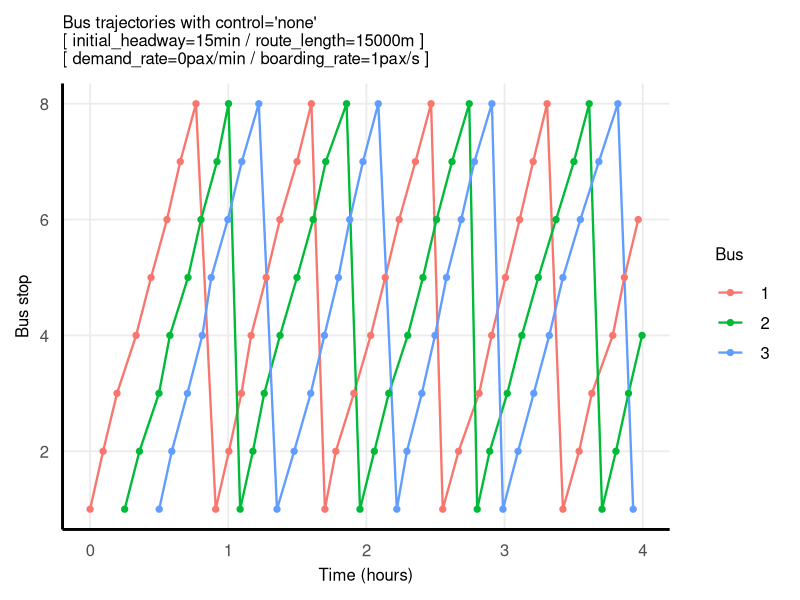
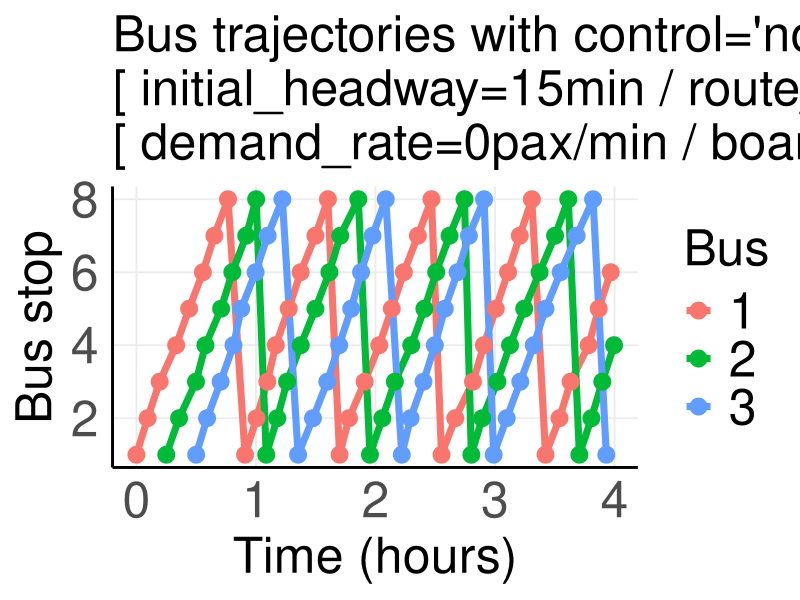
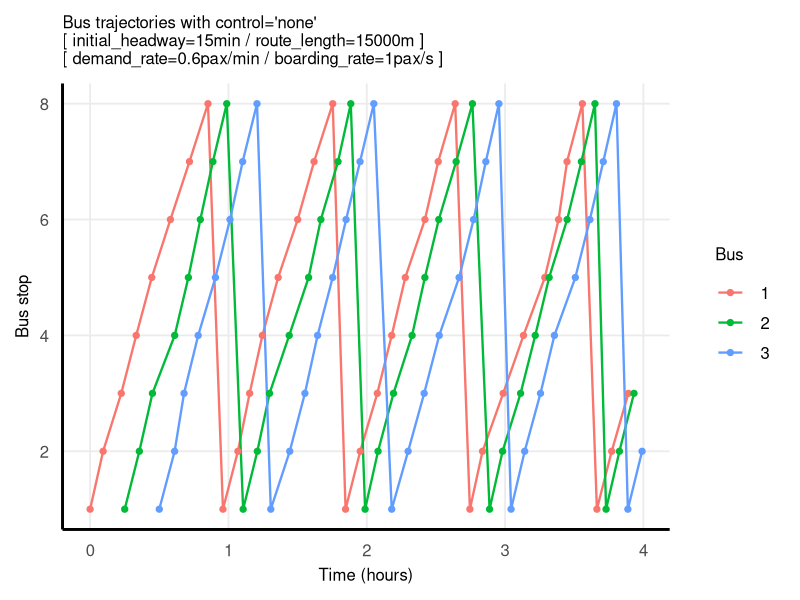
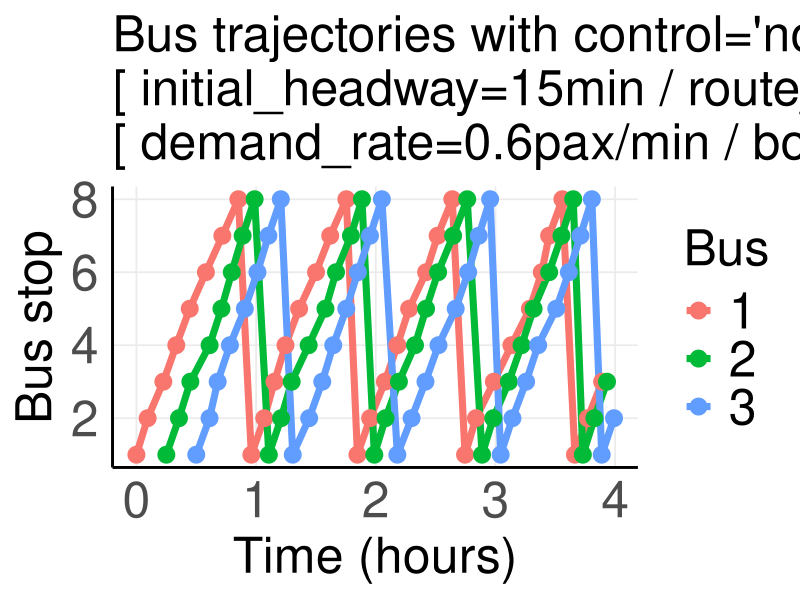
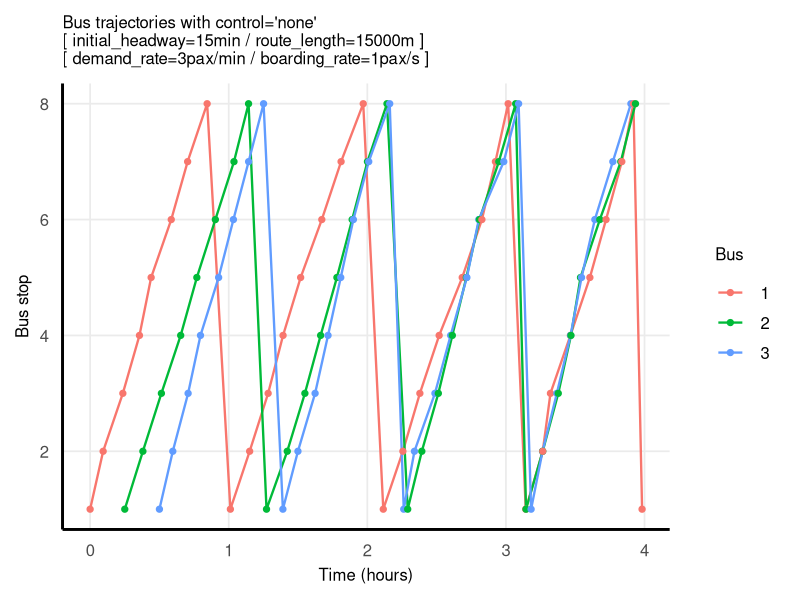
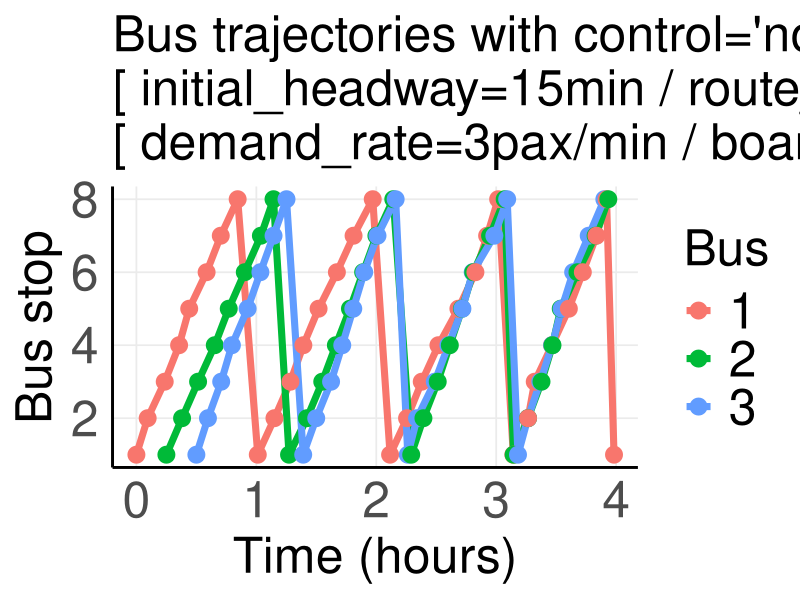
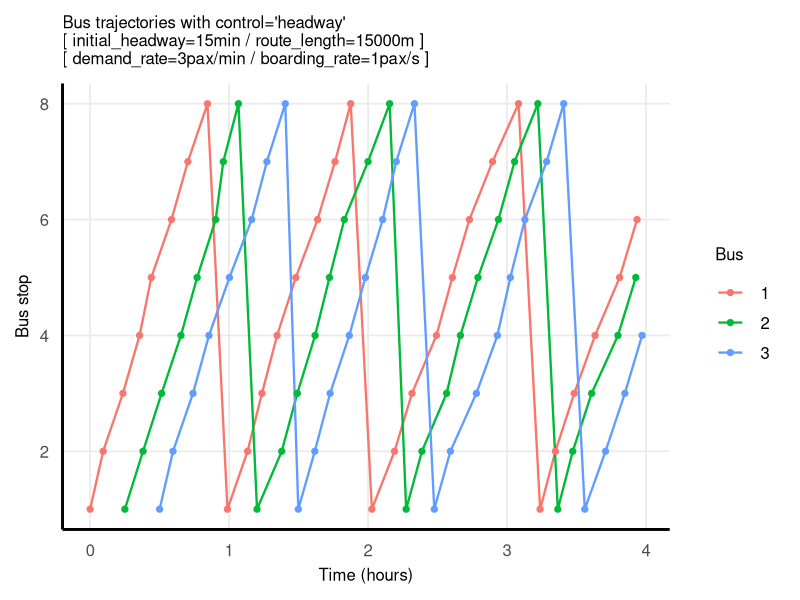
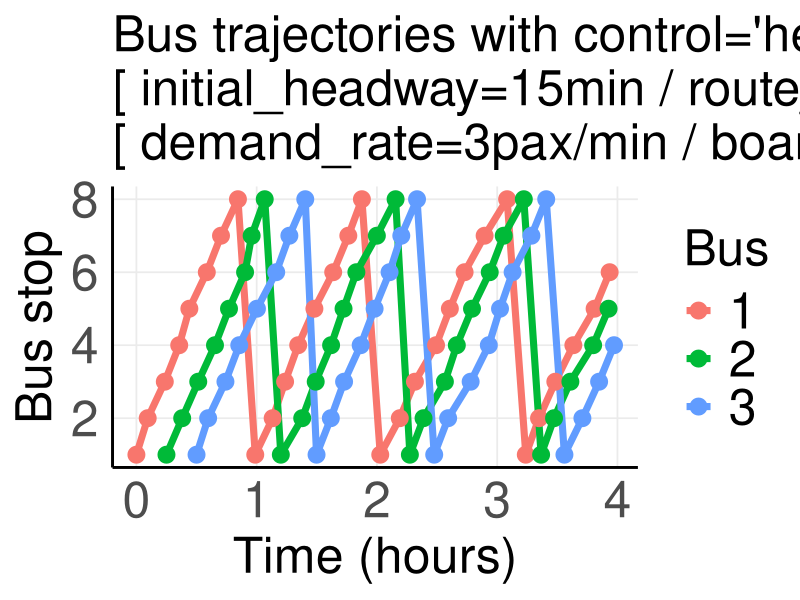

These charts were generated, in order, by the following R code:
# Basic bus bunching discrete event simulation
# www.overfitting.net
# https://www.overfitting.net/2025/12/simulador-de-bus-bunching-con-r.html

library(ggplot2)
library(Cairo)


# Discrete Event Simulation (DES) for Bus bunching
# Modeling approach in which the system state changes only at a discrete set of time points called events
# DES models are: order sensitive, causality driven, state based
bus_bunching <- function(

    # Route definition:
    route_type = c("circular", "linear"),  # type of route
    route_length = 10000,     # total route length in m
    n_stops = 20,             # number of stops on the route
    n_buses = 6,              # number of buses in the simulation
    fixed_dwell = 5,          # fixed dwell time at each stop in s
    initial_headway = NULL,   # initial time delay between bus departures in s
    # headway: elapsed time between two consecutive bus arrivals at the same stop,
    # regardless of which bus arrives
    base_speed = 12,          # mean speed between stops in m/s
    travel_sd_fraction = 0.2, # sd of travel time between stops as a fraction of baseline_travel_time
    
    # Demand definition:
    # NOTE: at first passenger queues at stops are small or empty -> first bus rides fast
    demand_rate = 0.05,       # passenger arrival rate per stop in passengers/second
    boarding_rate = 1.0,      # boarding rate in passengers/second
    
    # Holding control:
    control = c("none", "schedule", "headway"),
    # Policies applied at stops to mitigate bus bunching. Both "headway" and "schedule"
    # operate by adding extra dwell time when a bus arrives "too early"
    # but differ in what timing reference they try to regulate
    # "none": fully unstable system, bunching emerges naturally
    # "headway": stabilizes service spacing locally, minimizes bunching but can cause drifting
    # "schedule": enforces nominal spacing, but because it still references observed headways it
    #             behaves like headway control with fixed target rather than true timetable adherence
    schedule_headway = NULL,  # target headway for schedule holding in s
    hold_limit = 60,          # maximum holding time when control is applied in s
    
    # Simulation parameters:
    warmup = 0,               # warmup time to discard initial transient (0=none) in s
    sim_time = 3*3600,        # total simulation time in s
    seed = 123                # random seed for reproducibility
    
) {
    # Optional parameters: match.arg() automatically picks the first element of the vector as default
    route_type <- match.arg(route_type)  # 'circular' by default
    control <- match.arg(control)  # 'none' by default
    if (control == "schedule" && is.null(schedule_headway)) {
        message("ERROR: schedule_headway must be provided when control = 'schedule'")
        return(NULL)
    }
    if (!is.null(seed)) set.seed(seed)
    
    # Uniform spacing assumption: only place where spatial structure enters the simulation
    seg_count <- n_stops  # number of travel segments
    seg_length <- route_length / seg_count  # distance between consecutive stops
    baseline_travel_time <- seg_length / base_speed  # mean travel time between stops
    min_travel_time <- 0.01 * baseline_travel_time  # min travel_time to preserve event ordering (1% of baseline)
    travel_time_sd <- travel_sd_fraction * baseline_travel_time  # convert fractional SD to s
    
    # Set default initial headway if not provided
    if (is.null(initial_headway)) {
        loop_time_mean <- (baseline_travel_time + fixed_dwell) * seg_count
        initial_headway <- loop_time_mean / n_buses
        # This would be the exact initial_headway with no passengers (demand_rate=0) to
        # make the last bus depart when the first bus is about to finish the route
        # In a real application with passengers the ideal initial_headway should be set higher
    }
    
    # Initialize buses
    buses <- data.frame(
        bus = seq_len(n_buses),
        next_stop = rep(1, n_buses),
        next_arrival = seq(0, by = initial_headway, length.out = n_buses),
        stringsAsFactors = FALSE
    )
    
    last_visit_time <- rep(0, seg_count)
    waiting_passengers <- rep(0L, seg_count)
    events <- vector("list", 0)
    
    record_event <- function(bus_id, stop_id, t_arrival, waiting, boarded, dwell, travel_time) {
        events[[length(events) + 1L]] <<- list(
            # Unlike <- (regular assignment, which assigns in the current environment)
            # <<- assigns to a variable in the parent environment or higher
            bus = bus_id,
            stop = stop_id,
            arrival = t_arrival,
            waiting = waiting,
            boarded = boarded,
            dwell = dwell,
            travel_time = travel_time
        )
    }
    
    while (TRUE) {
        next_idx <- which.min(buses$next_arrival)
        t_now <- buses$next_arrival[next_idx]
        if (t_now > sim_time) break
        
        bus_id <- buses$bus[next_idx]
        stop_id <- buses$next_stop[next_idx]
        
        delta_t <- t_now - last_visit_time[stop_id]
        if (delta_t < 0) delta_t <- 0
        new_arrivals <- rpois(1, demand_rate * delta_t)  # Poisson arrivals
        waiting_passengers[stop_id] <- waiting_passengers[stop_id] + new_arrivals
        last_visit_time[stop_id] <- t_now
        
        boarded <- waiting_passengers[stop_id]
        waiting_passengers[stop_id] <- 0L
        dwell_time <- fixed_dwell + boarded / boarding_rate
        
        # Holding control
        if (control %in% c("schedule", "headway")) {
            prev_idx <- which(sapply(events, function(x) x$stop) == stop_id)
            if (length(prev_idx) > 0) {
                last_arrival_time <- events[[tail(prev_idx, 1)]]$arrival
                headway_obs <- t_now - last_arrival_time  # headway observed from last departed bus
                
                desired_headway = if (control == "schedule") schedule_headway else initial_headway
                hold_needed <- desired_headway - headway_obs
                if (hold_needed > 0) dwell_time <- dwell_time + min(hold_needed, hold_limit)
            }
        }
        
        # Travel implementation
        travel_time <- max(min_travel_time, rnorm(1, baseline_travel_time, travel_time_sd))
        record_event(bus_id, stop_id, t_now, new_arrivals, boarded, dwell_time, travel_time)
        next_stop <- stop_id + 1
        
        if (route_type == "circular") {
            if (next_stop > seg_count) next_stop <- 1
            buses$next_stop[next_idx] <- next_stop
            buses$next_arrival[next_idx] <- t_now + dwell_time + travel_time
        } else {  # linear
            if (next_stop > seg_count) {
                buses$next_arrival[next_idx] <- Inf
            } else {
                buses$next_stop[next_idx] <- next_stop
                buses$next_arrival[next_idx] <- t_now + dwell_time + travel_time
            }
        }
    }
    
    if (length(events) == 0) {
        events_df <- data.frame()
    } else {
        events_df <- do.call(rbind, lapply(events, function(e) {
            data.frame(
                bus = e$bus,
                stop = e$stop,
                arrival = e$arrival,
                waiting = e$waiting,
                boarded = e$boarded,
                dwell = e$dwell,
                travel_time = e$travel_time,
                stringsAsFactors = FALSE
            )
        }))
    }
    
    # Compute headways after warmup period
    if (nrow(events_df) > 0 && warmup > 0) {
        events_df <- subset(events_df, arrival > warmup)
    }
    
    
    # Headways dataframe calculation
    headways_list <- lapply(split(events_df, events_df$stop), function(dfstop) {
        if (nrow(dfstop) <= 1) return(NULL)
        times <- sort(dfstop$arrival)
        data.frame(
            stop = dfstop$stop[1],
            arrival = times[-1],
            headway = diff(times)
        )
    })
    headways_df <- if (length(headways_list) == 0) data.frame() else do.call(rbind, headways_list)
    
    
    # Metrics calculation
    if (nrow(headways_df) == 0) {
        metrics <- list(mean_headway = NA, cv_headway = NA, mean_waiting_est = NA, percent_bunched = NA)
    } else {
        hw <- subset(headways_df, arrival > warmup)
        
        mean_headway <- mean(hw$headway)  # average time between consecutive bus arrivals at a stop
        cv_headway <- sd(hw$headway) / mean_headway  # relative dispersion of headways around their mean
        # In the context of bunching this is the primary stability metric:
        #   0.0–0.2: very regular service, 0.2–0.4: mild irregularity
        #   0.4–0.6: noticeable bunching, >0.6: severe bunching
        
        mean_waiting_est <- mean(hw$headway) / 2  # estimated mean passenger waiting time at stops
        
        med_h <- median(hw$headway)  # median of headways
        # Fraction of headways abnormally long relative to typical service
        percent_bunched <- sum(hw$headway > 2 * med_h) / nrow(hw)
        #   <0.05: very stable, 0.05–0.15: mild bunching
        #   0.15–0.30: frequent bunching, >0.30: systemically unstable
        
        # cv_headway: measures dispersion globally
        # percent_bunched: measures operational failure frequency
        # Together they are the most informative pair
        
        metrics <- list(
            # For stable statistics it is desirable that n_events >> n_stops × n_buses
            n_events = nrow(events_df),  # total number of bus arrivals recorded after warm up filtering
            mean_headway = mean_headway,
            mean_waiting_est = mean_waiting_est,  # half of mean_headway
            cv_headway = cv_headway,
            percent_bunched = percent_bunched
        )
    }
    
    
    # Record input parameters actually used by the simulation
    params <- list(
        route_type = route_type,
        route_length = route_length,
        n_stops = n_stops,
        n_buses = n_buses,
        fixed_dwell = fixed_dwell,
        initial_headway = initial_headway,
        base_speed = base_speed,
        travel_sd_fraction = travel_sd_fraction,  # fractional SD input
        travel_time_sd = travel_time_sd,  # actual SD used in s
        demand_rate = demand_rate,
        boarding_rate = boarding_rate,
        control = control,
        schedule_headway = schedule_headway,
        hold_limit = hold_limit,
        warmup = warmup,
        sim_time = sim_time,
        seed = seed
    )
    
    
    # Output data
    list(
        events = events_df,  # dataframe
        headways = headways_df,  # datafame
        metrics = metrics,  # simulation performance parameters
        params = params  # input parameters actually used
    )
}


################################################

# 1. BASIC EXAMPLE: 3 BUSES LINE WITH DIFFERENT DEMAND AND CONTROL

demand_rate <- c(0.00, 0.01, 0.05, 0.05)
control <- c("none", "none", "none", "headway")
hold_limit <- c(NA, NA, NA, 60*2)

for (i in 1:4) {
    res <- bus_bunching(
        n_buses = 3, n_stops = 8,
        route_length = 15000,
        demand_rate = demand_rate[i],
        initial_headway = 60 * 15,
        base_speed = 5,
        sim_time = 4 * 3600,
        control = control[i],
        hold_limit = hold_limit[i]
    )
    
    res$metrics
    res$params
    ev <- res$events
    params <- res$params
    
    # PNG output with antialiasing
    # Plot bus trajectories (arrival time vs stop index)
    for (f in c(1,3)) {
        CairoPNG(paste0(paste0("busbunching", f, "_sim", i, ".png")), width = 512*f, height = 220*f)
        p=ggplot(ev, aes(x = arrival/3600, y = stop, group = bus, color = factor(bus))) +
            geom_line(linewidth = 0.8*f) +
            geom_point(size = 1.8*f) +
            labs(
                x = "Time (hours)",
                y = "Bus stop",
                color = "Bus",
                title = paste0("Bus trajectories with control='", params$control, "' ",
                   ifelse(params$control == 'schedule', paste0("[ schedule_headway=",
                   round(params$schedule_headway/60,1), "min ] "), ""),
                   "\n[ initial_headway=", round(params$initial_headway/60,1),"min / route_length=",
                   params$route_length, "m ]\n[ demand_rate=", params$demand_rate*60, "pax/min / boarding_rate=",
                   params$boarding_rate, "pax/s ]")
            ) +
            theme_minimal(base_size = 22) +
            theme(
                legend.title = element_text(size = 12*f),
                legend.text  = element_text(size = 12*f),
                axis.title   = element_text(size = 12*f),
                axis.text    = element_text(size = 12*f),
                panel.grid.minor = element_blank(),
                panel.grid.major = element_line(linewidth = 0.6),
                axis.line = element_line(linewidth = 1),
                legend.key.size = unit(1.5, "lines"),
                plot.title = element_text(size = 12*f)  # reduce title size here
            )
        
        print(p)
        dev.off()
    }
}


################################################

# 2. DENSE EXAMPLE WITH DIFFERENT METRICS PLOTTING (HEADWAYS, HISTOGRAM, TRAJECTORIES)

# Plotting headways over time
hw <- res$headways
png("busbunchingnone_headways.png", width=960, height=400)
ggplot(hw, aes(x = arrival/3600, y = headway/60)) +  # global aesthetics
    geom_point(alpha = 0.6) +
    geom_smooth(se = FALSE) +  # linear regresion (~headway average)
    labs(x = "Time (hours)", y = "Headway (minutes)",
         title = "Headways at stops over time") +
    # scale_y_continuous(limits = c(0, 30)) +  # set y-axis maximum to 30
    theme_minimal()
dev.off()

# Headway distribution
png("busbunchingnone_hist.png", width=960, height=280)
hist(hw$headway/60, breaks=150, xlab='Headway (minutes)', xlim=c(0,30), main='Headway distribution')
abline(v=c(mean(hw$headway/60), median(hw$headway/60)), lty='dotted', col='red')
dev.off()

# Plot bus trajectories (arrival time vs stop index)
png("busbunchingpepe.png", width=1920, height=1080)
ev <- res$events
ggplot(ev, aes(x = arrival/3600, y = stop, group = bus, color = factor(bus))) +
    geom_line() + geom_point(size = 0.6) +
    labs(x = "Time (hours)", y = "Stop index", color = "Bus") +
    theme_minimal()
dev.off()


################################################

# 2. MISC

# Minimal run (no control):
route_length=12000
demand_rate=0.02
boarding_rate=0.5  # 1.0
initial_headway = 60*8
schedule_headway = initial_headway*2
warmup=0

control="none"
control="headway"

for (control in c("none", "headway", "schedule")) {
    res <- bus_bunching(
        n_buses = 4, n_stops = 20,
        route_length = route_length,
        sim_time = 4 * 3600,
        demand_rate = demand_rate,
        boarding_rate = boarding_rate,  # NOTE: at first passenger queues at stops are small or empty
        base_speed = 10,
        travel_sd = 3,
        control = control,
        schedule_headway = schedule_headway, hold_limit = 60,
        route_type = "circular",
        initial_headway = initial_headway,
        warmup = warmup,
        seed = 1000
    )
    
    
    res=bus_bunching(n_buses = 10, initial_headway = 60, demand_rate = 0.02)
    res=bus_bunching(n_buses = 10, initial_headway = 60*1.5, demand_rate = 0.02, control='headway')
    res$metrics
    res$params
    head(res$events)
    
    
    # PNG output with antialiasing
    # Plot bus trajectories (arrival time vs stop index)
    CairoPNG(paste0("busbunchingORG_", params$control, ".png"), width = 1920, height = 1080/2)
    ev <- res$events
    params <- res$params
    p=ggplot(ev, aes(x = arrival/3600, y = stop, group = bus, color = factor(bus))) +
        geom_line(linewidth = 0.8) +
        geom_point(size = 1.2) +
        labs(
            x = "Time (hours)",
            y = "Bus stop",
            color = "Bus",
            title = paste0("Bus trajectories with control='", params$control, "' ",
                           ifelse(params$control == 'schedule', paste0("[schedule_headway=",
                                                                       round(params$schedule_headway/60,1), "min] "), ""),
                           "(initial_headway=", round(params$initial_headway/60,1),"min, route_length=",
                           params$route_length, "m, demand_rate=", params$demand_rate, "pax/s, boarding_rate=",
                           params$boarding_rate, "pax/s)")
        ) +
        theme_minimal(base_size = 22) +
        theme(
            legend.title = element_text(size = 20),
            legend.text  = element_text(size = 20),
            axis.title   = element_text(size = 20),
            axis.text    = element_text(size = 20),
            panel.grid.minor = element_blank(),
            panel.grid.major = element_line(linewidth = 0.6),
            axis.line = element_line(linewidth = 1),
            legend.key.size = unit(1.5, "lines"),
            plot.title = element_text(size = 14)  # reduce title size here
        )
    
    print(p)
    dev.off()
}
